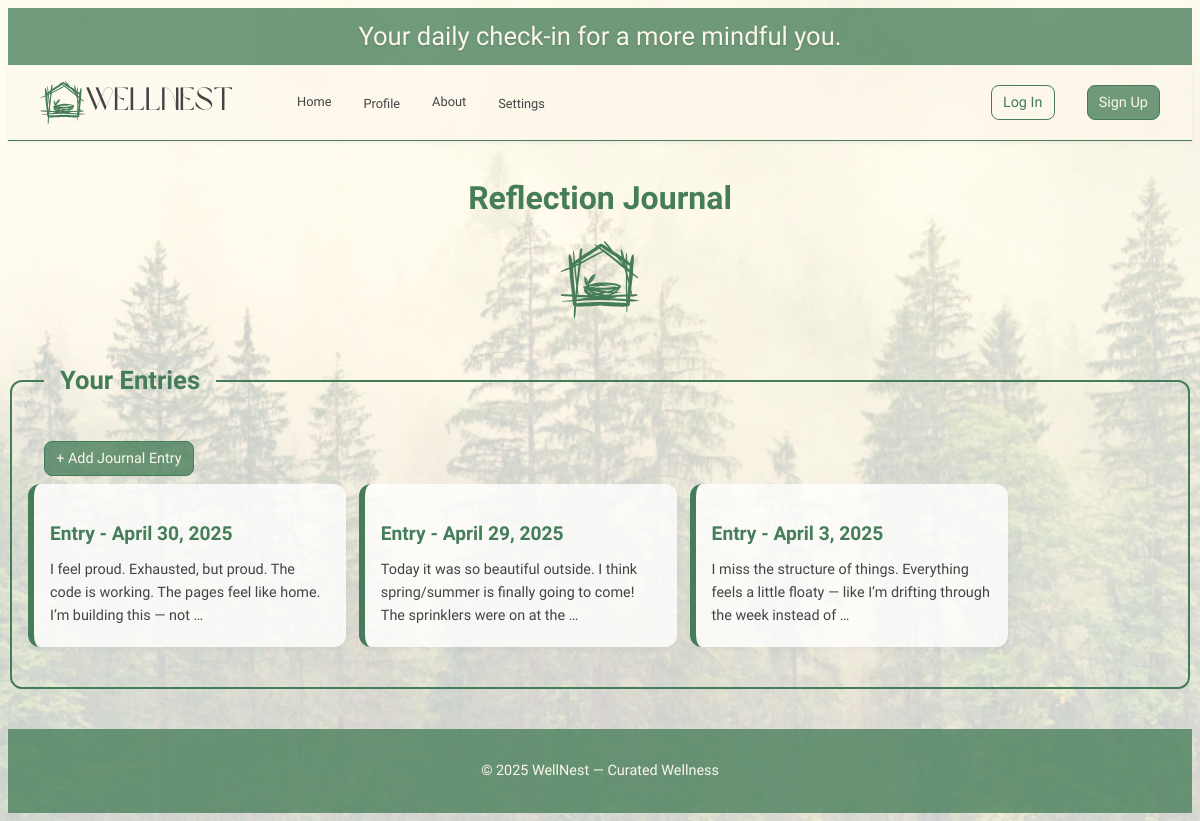
Page /reflections/ on the committed database.
### main_app/models.py (models this page shows, shortened)
class JournalEntry(models.Model):
    date = models.DateField('Entry date')
    content = models.TextField()
    user = models.ForeignKey(User, on_delete=models.CASCADE)
    class Meta:
        ordering = ['-date']

### main_app/views.py (the view)
# urls.py: path('reflections/', views.reflection_index, name='reflection-index'),
def reflection_index(request):
    user = User.objects.first()
    reflections = JournalEntry.objects.filter(user=user)
    return render(request, 'reflections/index.html', {'reflections': reflections})

### main_app/templates/reflections/index.html
{% extends 'base.html' %}
{% load static %}
{% block head %}
<link rel="stylesheet" href="{% static 'css/habits/habit-index.css' %}">
{% endblock %}
{% block content %}
<section class="page-header">
  <h1>Reflection Journal</h1>
  <img src="{% static 'images/whiteNestHouse.svg' %}" alt="WellNest House Logo" class="tiny-logo">
</section>
<section class="habit-groups">
  <fieldset class="habit-group">
    <legend class="habit-legend">Your Entries</legend>
    <div class="section-actions">
        <a href="{% url 'reflection-create' %}" class="btn-solid small-btn">+ Add Journal Entry</a>
    </div>
    <div class="card-container">
      {% for reflection in reflections %}
        <a href="{% url 'reflection-detail' reflection.id %}" class="card">
            <div class="card-content">
            <h3 class="card-title">Entry - {{ reflection.date }}</h3>
            <p>{{ reflection.content|truncatewords:20 }}</p>
            </div>
        </a>
      {% empty %}
        <p class="no-data">You haven’t written anything yet. Start your first journal entry above.</p>
      {% endfor %}
    </div>
  </fieldset>
</section>
{% endblock %}

### main_app/static/css/base.css (style rules this page uses)
:root { --color-brand-primary: #457D58; --color-brand-secondary: #CCC9A1; --color-text-primary: #434343; --color-text-secondary: #8E8E8E; --color-background: #fcf7ea; --color-accent-optional: #754668; }
body { font-family: 'Be Vietnam Pro', Arial, sans-serif; background: linear-gradient(rgba(255, 255, 255, 0.7), rgba(255, 255, 255, 0.7)), url('/static/images/Reflection.png') no-repeat center center fixed; background-size: cover; color: var(--color-text-primary); line-height: 1.6; min-height: 100vh; display: flex; flex-direction: column; }
.btn-solid, .btn-outline, .small-btn { text-decoration: none; font-size: 0.9rem; padding: 0.3rem 0.7rem; border-radius: 8px; font-weight: 500; display: inline-block; transition: background-color 0.3s ease, color 0.3s ease; }
.btn-solid { border: 1px solid var(--color-brand-primary); background-color: #457d58c5; color: var(--color-background); }

### main_app/static/css/habits/habit-index.css (style rules this page uses)
.page-header { text-align: center; margin: 2rem 0; display: flex; flex-direction: column; align-items: center; gap: 0.5rem; }
.page-header h1 { font-size: 2rem; font-weight: 700; color: var(--color-brand-primary); margin: 0; }
.page-header .tiny-logo { width: 80px; height: auto; margin: 0.5rem 0; }
.habit-groups { display: grid; grid-template-columns: 1fr; gap: 2.5rem; }
.habit-group { border: 2px solid var(--color-brand-primary); border-radius: 12px; padding: 2rem 1rem 1.5rem; margin-bottom: 2.5rem; position: relative; }
.habit-legend { font-size: 1.6rem; font-weight: 600; padding: 0 1rem; color: var(--color-brand-primary); margin-left: 1rem; }
.card-container { display: flex; flex-wrap: nowrap; overflow-x: auto; gap: 0.8rem; padding-bottom: 1rem; }
.card-container a { text-decoration: none; }
.card { flex: 0 0 280px; background-color: #ffffffcc; border-left: 6px solid var(--color-brand-primary); border-radius: 12px; padding: 1rem; box-shadow: 0 2px 6px rgba(0, 0, 0, 0.04); transition: transform 0.3s ease, box-shadow 0.3s ease; }
.card-title { font-size: 1.2rem; font-weight: 600; margin-bottom: 0.5rem; color: var(--color-brand-primary); }
.card p { margin: 0.25rem 0; font-size: 0.9rem; color: var(--color-text-primary); }
.section-actions { display: flex; justify-content: flex-start; padding: 0.5rem 1rem; }

### rows in the picture
JournalEntry: date "April 30, 2025", content "I feel proud. Exhausted, but proud. The code is working. The pages feel like home. I’m building this — not …"
JournalEntry: date "April 29, 2025", content "Today it was so beautiful outside. I think spring/summer is finally going to come! The sprinklers were on at the …"
JournalEntry: date "April 3, 2025", content "I miss the structure of things. Everything feels a little floaty — like I’m drifting through the week instead of …"
